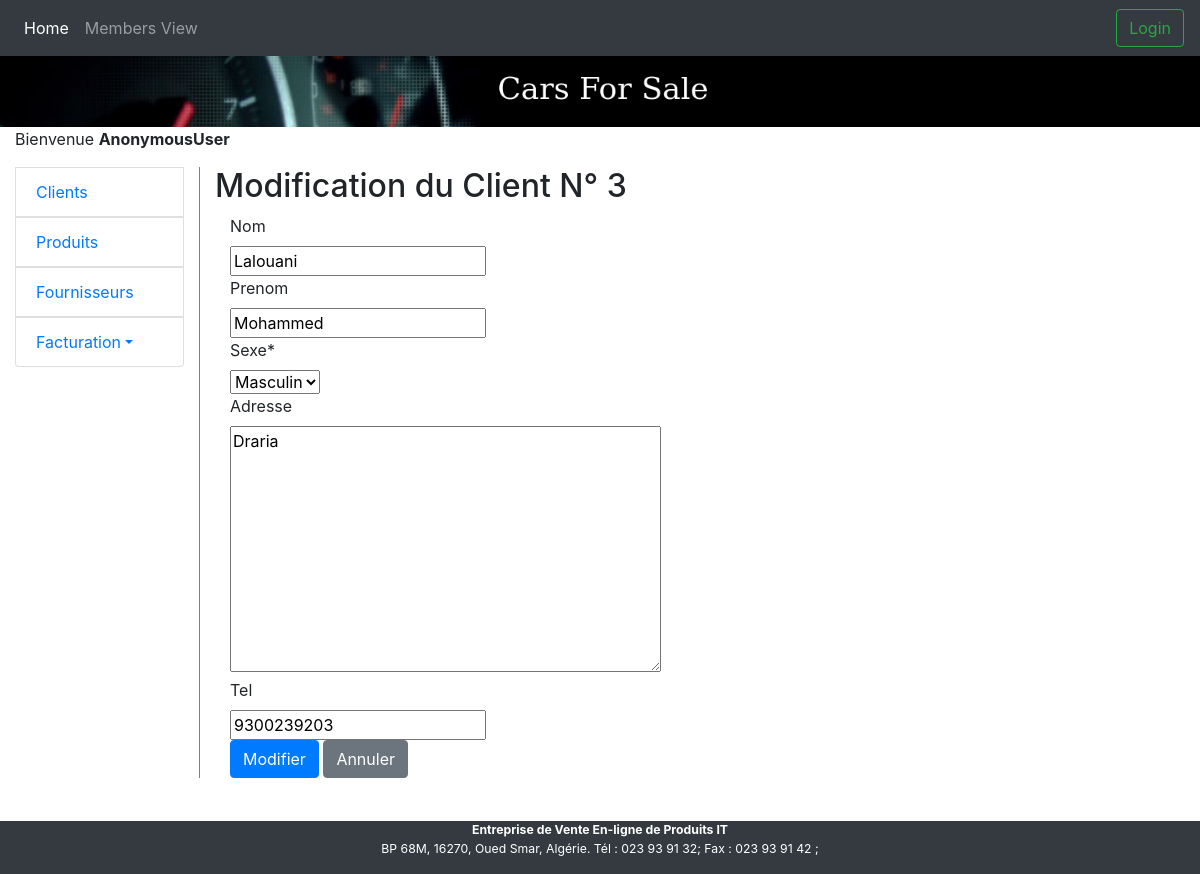
The page /app/client_update/3/ on the database its author committed.
### app/models.py (models this page shows, shortened)
class Client(models.Model):
    SEXE = (
        ('M', 'Masculin'),
        ('F', 'Feminin')
    )
    nom = models.CharField(max_length=50, null=True, blank=True)
    prenom = models.CharField(max_length=50, null=True, blank=True)
    adresse = models.TextField(null=True, blank=True)
    tel = models.CharField(max_length = 10, null=True, blank=True)
    sexe = models.CharField(max_length=1, choices = SEXE)

### app/views.py (the view)
# urls.py: re_path(r'^client_update/(?P<pk>\d+)/$', views.ClientUpdateView.as_view(),  name='client_update'),
class ClientUpdateView(UpdateView):
    model = Client
    fields = ['nom', 'prenom', 'sexe', 'adresse', 'tel']
    template_name = 'bill/client_update.html'
    def get_form(self, form_class=None):
        form = super().get_form(form_class)
        form.helper = FormHelper()
        form.helper.add_input(Submit('submit', 'Modifier', css_class='btn-primary'))
        form.helper.add_input(Button('cancel', 'Annuler', css_class='btn-secondary', onclick="window.history.back()"))
        self.success_url = reverse('client_table')
        return form

### app/templates/bill/client_update.html (shortened to what this page needs)
{% extends './base.html' %}
{% load bootstrap4 django_tables2 crispy_forms_tags %}
{% block content %}
  <h2>Modification du Client N° {{ object.id }}</h2>
  <div class="col-lg-5">
	{% crispy form %}
  </div>
{% endblock %}

### rows shown on the page
Client: id "3", nom "Lalouani", prenom "Mohammed", sexe "Masculin", adresse "Draria", tel "9300239203"

### other values the page prints
{{ user }} "AnonymousUser"
